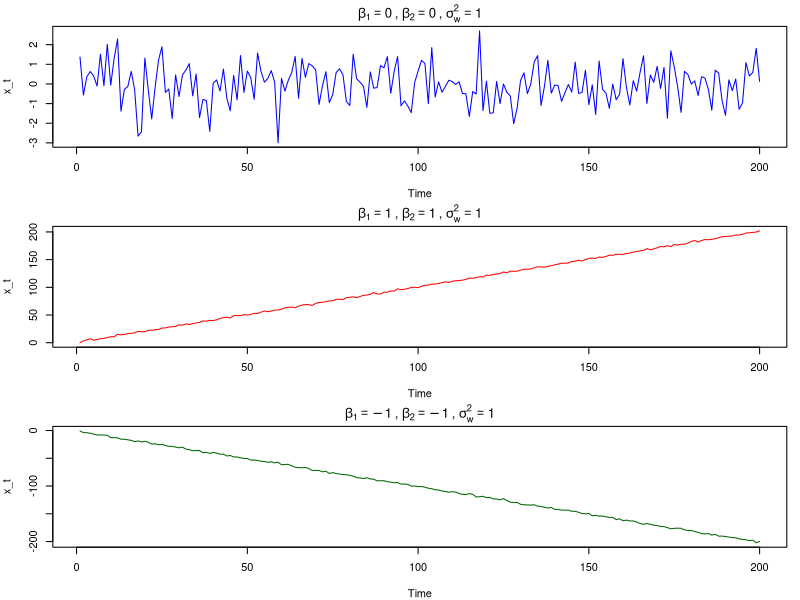
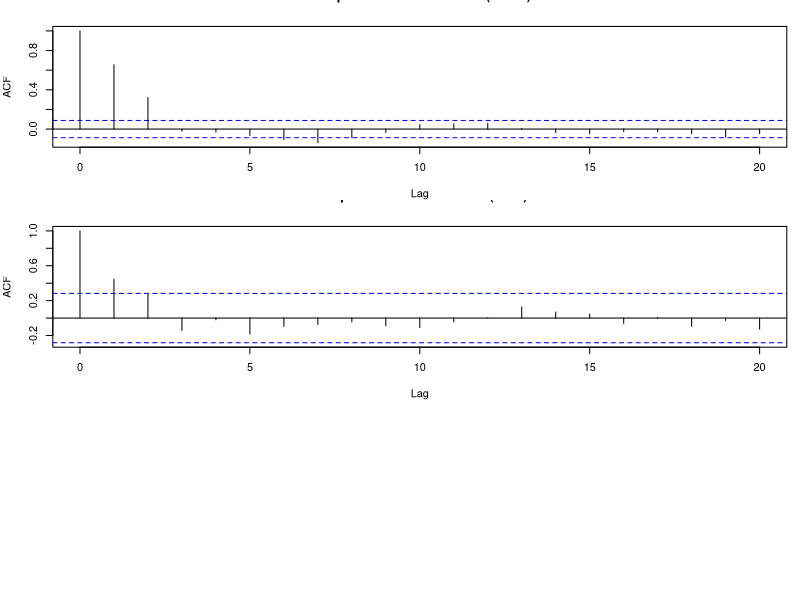

Write R code to recreate these figures, in order.
## ---- chunk 1
# (1) Define the TrendNoise function
TrendNoise <- function(beta1, beta2, sigma2_w, n) {
  t <- 1:n
  w <- rnorm(n, mean = 0, sd = sqrt(sigma2_w))
  x <- beta1 + beta2 * t + w
  return(as.ts(x))
}

# (2) Simulate 3 series and plot them
set.seed(42) # For reproducibility
n_val <- 200

# Generate the three series
series1 <- TrendNoise(0, 0, 1, n_val)
series2 <- TrendNoise(1, 1, 1, n_val)
series3 <- TrendNoise(-1, -1, 1, n_val)

# Plot the series
par(mfrow = c(3, 1), mar = c(4, 4, 2, 1))
plot(series1, main = expression(beta[1]==0 ~ "," ~ beta[2]==0 ~ "," ~ sigma[w]^2==1), ylab = "x_t", col = "blue")
plot(series2, main = expression(beta[1]==1 ~ "," ~ beta[2]==1 ~ "," ~ sigma[w]^2==1), ylab = "x_t", col = "red")
plot(series3, main = expression(beta[1]==-1 ~ "," ~ beta[2]==-1 ~ "," ~ sigma[w]^2==1), ylab = "x_t", col = "darkgreen")
## ---- chunk 2
getS3method("plot", "acf")
## ---- chunk 3
clim <- function(n, p) {
  qnorm((1 + p) / 2) / sqrt(n)
}
clim_soi <- clim(n = 453, p = 0.95)
print(paste("clim(453, 0.95) =", round(clim_soi, 4)))
## ---- chunk 4
# Wrapper function to simulate and calculate empirical coverage
run_sim <- function(n, p, h, reps = 5000) {
  C_np <- clim(n, p)
  acf_vals <- replicate(reps, acf(rnorm(n), lag.max = h, plot = FALSE)$acf[h + 1])
  coverage_freq <- mean(abs(acf_vals) <= C_np)
  return(coverage_freq)
}

set.seed(42)
freq1 <- run_sim(n = 200, p = 0.90, h = 1)
freq2 <- run_sim(n = 400, p = 0.80, h = 2)
freq3 <- run_sim(n = 600, p = 0.95, h = 5)

cat(sprintf("n=200, p=0.90, h=1 -> Empirical Frequency: %.4f\n", freq1))
cat(sprintf("n=400, p=0.80, h=2 -> Empirical Frequency: %.4f\n", freq2))
cat(sprintf("n=600, p=0.95, h=5 -> Empirical Frequency: %.4f\n", freq3))
## ---- chunk 5
# (a) Simulation for n = 500
w_500 <- rnorm(500)
# sides=2 centers the filter: v_t = (w_{t-1} + w_t + w_{t+1})/3
v_500 <- filter(w_500, filter=rep(1/3, 3), sides=2)
v_500 <- na.omit(v_500) # Remove NAs at the boundaries
acf(v_500, lag.max=20, main="Sample ACF of MA Process (n=500)")

# (b) Simulation for n = 50
w_50 <- rnorm(50)
v_50 <- filter(w_50, filter=rep(1/3, 3), sides=2)
v_50 <- na.omit(v_50)
acf(v_50, lag.max=20, main="Sample ACF of MA Process (n=50)")
